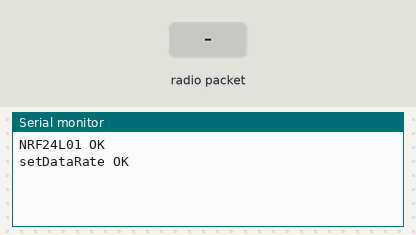
Recording of a sketch running on a simulated Arduino Uno, built with avr-gcc and run on an emulated ATmega328P. Shown: the last lines printed to the serial monitor. The test bench sets the inputs (shaded band). No radio packets arrive unless stated.

Above: at 3.2 s.
3.3 s: radio packet "Hello" arrives
At 3.7 s:
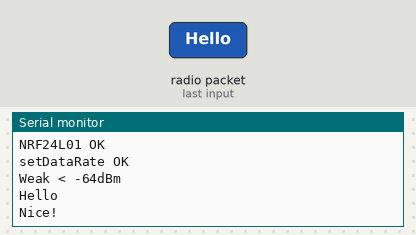
4.8 s: radio packet "1" arrives
At 6.0 s:
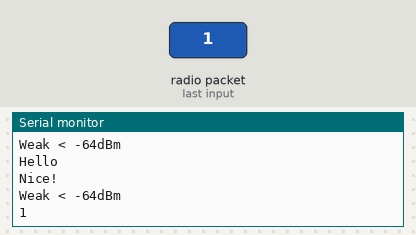

The sketch:

rx_simple.ino
```cpp
#include <SPI.h>
#include <nRF24L01.h>
#include <RF24.h>
#include <Wire.h>

/* Variables */
RF24 radio(5, 6);  // CE, CSN
const byte address[6] = "1207";

/* My Functions */
void setupNRF24L01() {
  radio.begin();
  if (radio.isChipConnected())
    Serial.println("NRF24L01 OK");
  else {
    Serial.println("NRF24L01 FAIL");
    while (true)
      ;
  }
  radio.openReadingPipe(0, address);
  radio.setPALevel(RF24_PA_MAX, 1);
  delay(1000);
  if (radio.setDataRate(RF24_250KBPS))
    Serial.println("setDataRate OK");
  else
    Serial.println("setDataRate FAIL");
  radio.startListening();
  delay(1000);
}

/* Main Function */
void setup() {
  Serial.begin(115200);
  // NRF24L01
  setupNRF24L01();
}

void loop() {
  bool goodSignal = radio.testRPD();
  if (radio.available()) {
    // Test signal
    Serial.println(goodSignal ? "Strong > -64dBm" : "Weak < -64dBm");
    // Data
    char text[100] = "";
    radio.read(&text, sizeof(text));
    Serial.println(text);
    if ((strcmp(text, "Hello") == 0)) {
      Serial.println("Nice!");
    }
  }
}
```

Measured:
- after the input at 3.3 s, the serial monitor: prints a new line at once (image 1)
- after the input at 4.8 s, the serial monitor: prints a new line at once (image 2)
